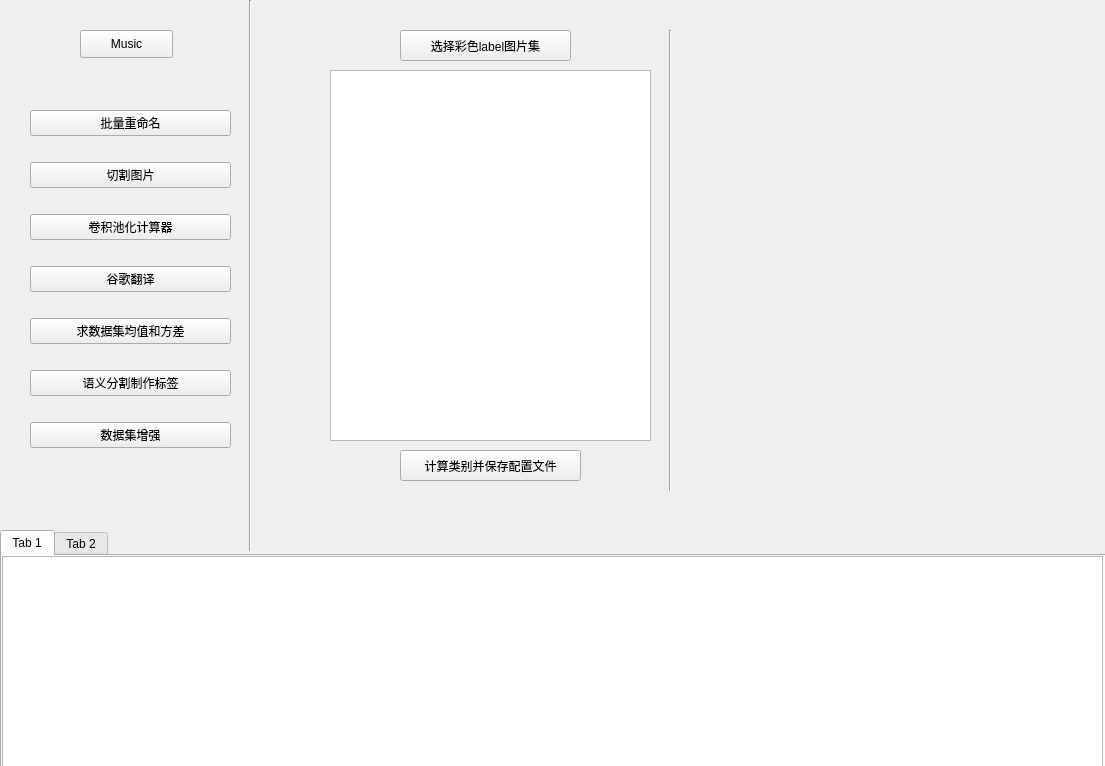
<?xml version="1.0" encoding="UTF-8"?>
<ui version="4.0">
 <class>Form</class>
 <widget class="QWidget" name="Form">
  <property name="geometry">
   <rect>
    <x>0</x>
    <y>0</y>
    <width>1105</width>
    <height>766</height>
   </rect>
  </property>
  <property name="windowTitle">
   <string>Form</string>
  </property>
  <property name="styleSheet">
   <string notr="true"/>
  </property>
  <widget class="Line" name="line">
   <property name="geometry">
    <rect>
     <x>240</x>
     <y>0</y>
     <width>20</width>
     <height>551</height>
    </rect>
   </property>
   <property name="orientation">
    <enum>Qt::Vertical</enum>
   </property>
  </widget>
  <widget class="QStackedWidget" name="stackedWidget">
   <property name="geometry">
    <rect>
     <x>310</x>
     <y>20</y>
     <width>731</width>
     <height>471</height>
    </rect>
   </property>
   <property name="currentIndex">
    <number>4</number>
   </property>
   <widget class="QWidget" name="page">
    <widget class="QPushButton" name="Rename_choice">
     <property name="geometry">
      <rect>
       <x>90</x>
       <y>80</y>
       <width>191</width>
       <height>41</height>
      </rect>
     </property>
     <property name="text">
      <string>选择需要重命名的文件夹</string>
     </property>
    </widget>
    <widget class="QRadioButton" name="replace_radioButton">
     <property name="geometry">
      <rect>
       <x>120</x>
       <y>200</y>
       <width>121</width>
       <height>19</height>
      </rect>
     </property>
     <property name="text">
      <string>替换原有文件</string>
     </property>
    </widget>
    <widget class="QRadioButton" name="renew_radioButton">
     <property name="geometry">
      <rect>
       <x>120</x>
       <y>240</y>
       <width>141</width>
       <height>19</height>
      </rect>
     </property>
     <property name="text">
      <string>保存到新的路径</string>
     </property>
    </widget>
    <widget class="QPushButton" name="Rename_start">
     <property name="geometry">
      <rect>
       <x>460</x>
       <y>80</y>
       <width>191</width>
       <height>41</height>
      </rect>
     </property>
     <property name="text">
      <string>开始替换</string>
     </property>
    </widget>
    <widget class="QLineEdit" name="Rename_lineEdit">
     <property name="geometry">
      <rect>
       <x>400</x>
       <y>200</y>
       <width>241</width>
       <height>21</height>
      </rect>
     </property>
    </widget>
    <widget class="QLabel" name="Rename_label_4">
     <property name="geometry">
      <rect>
       <x>320</x>
       <y>200</y>
       <width>72</width>
       <height>15</height>
      </rect>
     </property>
     <property name="text">
      <string>新名字头：</string>
     </property>
    </widget>
    <widget class="QLineEdit" name="Rename_lineEdit_2">
     <property name="geometry">
      <rect>
       <x>400</x>
       <y>240</y>
       <width>241</width>
       <height>21</height>
      </rect>
     </property>
    </widget>
    <widget class="QLabel" name="Rename_label_5">
     <property name="geometry">
      <rect>
       <x>320</x>
       <y>240</y>
       <width>72</width>
       <height>15</height>
      </rect>
     </property>
     <property name="text">
      <string>新后缀名：</string>
     </property>
    </widget>
    <widget class="QLabel" name="label_4">
     <property name="geometry">
      <rect>
       <x>320</x>
       <y>280</y>
       <width>201</width>
       <height>21</height>
      </rect>
     </property>
     <property name="text">
      <string>默认格式： xxx_000001.xxx</string>
     </property>
    </widget>
   </widget>
   <widget class="QWidget" name="page_2">
    <widget class="QPushButton" name="Cut_work">
     <property name="geometry">
      <rect>
       <x>100</x>
       <y>285</y>
       <width>151</width>
       <height>41</height>
      </rect>
     </property>
     <property name="text">
      <string>开始切割</string>
     </property>
    </widget>
    <widget class="QLabel" name="label">
     <property name="geometry">
      <rect>
       <x>70</x>
       <y>100</y>
       <width>81</width>
       <height>31</height>
      </rect>
     </property>
     <property name="text">
      <string>切割宽度：</string>
     </property>
    </widget>
    <widget class="QLineEdit" name="Cut_w">
     <property name="geometry">
      <rect>
       <x>160</x>
       <y>100</y>
       <width>101</width>
       <height>31</height>
      </rect>
     </property>
    </widget>
    <widget class="QLabel" name="label_3">
     <property name="geometry">
      <rect>
       <x>400</x>
       <y>45</y>
       <width>211</width>
       <height>21</height>
      </rect>
     </property>
     <property name="text">
      <string>         待切割图片</string>
     </property>
    </widget>
    <widget class="QLineEdit" name="Cut_h">
     <property name="geometry">
      <rect>
       <x>160</x>
       <y>180</y>
       <width>101</width>
       <height>31</height>
      </rect>
     </property>
    </widget>
    <widget class="QPushButton" name="Cut_choice">
     <property name="geometry">
      <rect>
       <x>90</x>
       <y>40</y>
       <width>171</width>
       <height>41</height>
      </rect>
     </property>
     <property name="text">
      <string>选择待处理的图片</string>
     </property>
    </widget>
    <widget class="QLabel" name="label_2">
     <property name="geometry">
      <rect>
       <x>70</x>
       <y>180</y>
       <width>81</width>
       <height>31</height>
      </rect>
     </property>
     <property name="text">
      <string>切割高度：</string>
     </property>
    </widget>
    <widget class="QTextEdit" name="Cut_textEdit">
     <property name="geometry">
      <rect>
       <x>320</x>
       <y>80</y>
       <width>371</width>
       <height>251</height>
      </rect>
     </property>
    </widget>
    <widget class="QProgressBar" name="Cut_progressBar">
     <property name="geometry">
      <rect>
       <x>90</x>
       <y>345</y>
       <width>201</width>
       <height>31</height>
      </rect>
     </property>
     <property name="value">
      <number>24</number>
     </property>
    </widget>
    <widget class="QLabel" name="label_18">
     <property name="geometry">
      <rect>
       <x>70</x>
       <y>140</y>
       <width>71</width>
       <height>31</height>
      </rect>
     </property>
     <property name="text">
      <string>行图片数：</string>
     </property>
    </widget>
    <widget class="QLineEdit" name="Cut_w_num">
     <property name="geometry">
      <rect>
       <x>160</x>
       <y>140</y>
       <width>101</width>
       <height>31</height>
      </rect>
     </property>
    </widget>
    <widget class="QLabel" name="label_19">
     <property name="geometry">
      <rect>
       <x>70</x>
       <y>220</y>
       <width>71</width>
       <height>31</height>
      </rect>
     </property>
     <property name="text">
      <string>列图片数：</string>
     </property>
    </widget>
    <widget class="QLineEdit" name="Cut_h_num">
     <property name="geometry">
      <rect>
       <x>160</x>
       <y>220</y>
       <width>101</width>
       <height>31</height>
      </rect>
     </property>
    </widget>
   </widget>
   <widget class="QWidget" name="page_3">
    <widget class="QRadioButton" name="conv_radioButton">
     <property name="geometry">
      <rect>
       <x>60</x>
       <y>390</y>
       <width>103</width>
       <height>19</height>
      </rect>
     </property>
     <property name="text">
      <string>卷积计算</string>
     </property>
    </widget>
    <widget class="QRadioButton" name="pool_radioButton">
     <property name="geometry">
      <rect>
       <x>200</x>
       <y>390</y>
       <width>101</width>
       <height>19</height>
      </rect>
     </property>
     <property name="text">
      <string>池化计算</string>
     </property>
    </widget>
    <widget class="QPushButton" name="conv_pool_calc_pushButton">
     <property name="geometry">
      <rect>
       <x>470</x>
       <y>60</y>
       <width>151</width>
       <height>41</height>
      </rect>
     </property>
     <property name="text">
      <string>计算</string>
     </property>
    </widget>
    <widget class="QPlainTextEdit" name="conv_help_plainTextEdit">
     <property name="geometry">
      <rect>
       <x>390</x>
       <y>130</y>
       <width>311</width>
       <height>81</height>
      </rect>
     </property>
     <property name="plainText">
      <string>帮助文档
1.如果不是空洞卷积计算，dialition填1
2.如果是池化计算，dialition填1
</string>
     </property>
    </widget>
    <widget class="QPlainTextEdit" name="conv_show_plainTextEdit">
     <property name="geometry">
      <rect>
       <x>390</x>
       <y>240</y>
       <width>311</width>
       <height>131</height>
      </rect>
     </property>
    </widget>
    <widget class="QWidget" name="layoutWidget">
     <property name="geometry">
      <rect>
       <x>60</x>
       <y>60</y>
       <width>281</width>
       <height>311</height>
      </rect>
     </property>
     <layout class="QHBoxLayout" name="horizontalLayout">
      <item>
       <layout class="QVBoxLayout" name="verticalLayout_2">
        <item>
         <widget class="QLabel" name="label_6">
          <property name="text">
           <string>输入大小：</string>
          </property>
         </widget>
        </item>
        <item>
         <widget class="QLabel" name="label_8">
          <property name="text">
           <string>kernel_size：</string>
          </property>
         </widget>
        </item>
        <item>
         <widget class="QLabel" name="label_7">
          <property name="text">
           <string>padding：</string>
          </property>
         </widget>
        </item>
        <item>
         <widget class="QLabel" name="label_9">
          <property name="text">
           <string>stride：</string>
          </property>
         </widget>
        </item>
        <item>
         <widget class="QLabel" name="label_10">
          <property name="text">
           <string>dialition:</string>
          </property>
         </widget>
        </item>
       </layout>
      </item>
      <item>
       <layout class="QVBoxLayout" name="verticalLayout_3">
        <item>
         <widget class="QLineEdit" name="feature_size_LineEdit"/>
        </item>
        <item>
         <widget class="QLineEdit" name="kernel_LineEdit"/>
        </item>
        <item>
         <widget class="QLineEdit" name="padding_LineEdit"/>
        </item>
        <item>
         <widget class="QLineEdit" name="stride_LineEdit"/>
        </item>
        <item>
         <widget class="QLineEdit" name="dialition_LineEdit"/>
        </item>
       </layout>
      </item>
     </layout>
    </widget>
   </widget>
   <widget class="QWidget" name="page_4">
    <widget class="QPushButton" name="mean_openfile_pushButton">
     <property name="geometry">
      <rect>
       <x>80</x>
       <y>70</y>
       <width>191</width>
       <height>41</height>
      </rect>
     </property>
     <property name="text">
      <string>打开数据集所在的文件夹</string>
     </property>
    </widget>
    <widget class="QPlainTextEdit" name="mean_std_plainTextEdit">
     <property name="geometry">
      <rect>
       <x>40</x>
       <y>120</y>
       <width>271</width>
       <height>291</height>
      </rect>
     </property>
    </widget>
    <widget class="QPushButton" name="mean_std_calc_pushButton">
     <property name="geometry">
      <rect>
       <x>470</x>
       <y>70</y>
       <width>151</width>
       <height>41</height>
      </rect>
     </property>
     <property name="text">
      <string>计算均值和方差</string>
     </property>
    </widget>
    <widget class="QWidget" name="layoutWidget">
     <property name="geometry">
      <rect>
       <x>410</x>
       <y>120</y>
       <width>261</width>
       <height>291</height>
      </rect>
     </property>
     <layout class="QVBoxLayout" name="verticalLayout_4">
      <item>
       <layout class="QHBoxLayout" name="horizontalLayout_2">
        <item>
         <widget class="QLabel" name="label_5">
          <property name="font">
           <font>
            <family>Adobe 黑体 Std R</family>
            <pointsize>10</pointsize>
           </font>
          </property>
          <property name="text">
           <string>Mean_R:</string>
          </property>
         </widget>
        </item>
        <item>
         <widget class="QLineEdit" name="Mean_R_lineEdit"/>
        </item>
       </layout>
      </item>
      <item>
       <layout class="QHBoxLayout" name="horizontalLayout_3">
        <item>
         <widget class="QLabel" name="label_11">
          <property name="font">
           <font>
            <family>Adobe 黑体 Std R</family>
            <pointsize>10</pointsize>
           </font>
          </property>
          <property name="text">
           <string>Mean_G:</string>
          </property>
         </widget>
        </item>
        <item>
         <widget class="QLineEdit" name="Mean_G_lineEdit"/>
        </item>
       </layout>
      </item>
      <item>
       <layout class="QHBoxLayout" name="horizontalLayout_4">
        <item>
         <widget class="QLabel" name="label_12">
          <property name="font">
           <font>
            <family>Adobe 黑体 Std R</family>
            <pointsize>10</pointsize>
           </font>
          </property>
          <property name="text">
           <string>Mean_B:</string>
          </property>
         </widget>
        </item>
        <item>
         <widget class="QLineEdit" name="Mean_B_lineEdit"/>
        </item>
       </layout>
      </item>
      <item>
       <layout class="QHBoxLayout" name="horizontalLayout_5">
        <item>
         <widget class="QLabel" name="label_13">
          <property name="font">
           <font>
            <family>Adobe 黑体 Std R</family>
            <pointsize>10</pointsize>
           </font>
          </property>
          <property name="text">
           <string>Std_R:</string>
          </property>
         </widget>
        </item>
        <item>
         <widget class="QLineEdit" name="Std_R_lineEdit"/>
        </item>
       </layout>
      </item>
      <item>
       <layout class="QHBoxLayout" name="horizontalLayout_6">
        <item>
         <widget class="QLabel" name="label_14">
          <property name="font">
           <font>
            <family>Adobe 黑体 Std R</family>
            <pointsize>10</pointsize>
           </font>
          </property>
          <property name="text">
           <string>Std_G:</string>
          </property>
         </widget>
        </item>
        <item>
         <widget class="QLineEdit" name="Std_G_lineEdit"/>
        </item>
       </layout>
      </item>
      <item>
       <layout class="QHBoxLayout" name="horizontalLayout_7">
        <item>
         <widget class="QLabel" name="label_15">
          <property name="font">
           <font>
            <family>Adobe 黑体 Std R</family>
            <pointsize>10</pointsize>
           </font>
          </property>
          <property name="text">
           <string>Std_B:</string>
          </property>
         </widget>
        </item>
        <item>
         <widget class="QLineEdit" name="Std_B_lineEdit"/>
        </item>
       </layout>
      </item>
     </layout>
    </widget>
    <widget class="QProgressBar" name="Mean_progressBar">
     <property name="geometry">
      <rect>
       <x>40</x>
       <y>430</y>
       <width>641</width>
       <height>23</height>
      </rect>
     </property>
     <property name="value">
      <number>0</number>
     </property>
    </widget>
   </widget>
   <widget class="QWidget" name="page_5">
    <widget class="QPushButton" name="choose_RGB_label_pushButton">
     <property name="geometry">
      <rect>
       <x>90</x>
       <y>10</y>
       <width>171</width>
       <height>31</height>
      </rect>
     </property>
     <property name="text">
      <string>选择彩色label图片集</string>
     </property>
    </widget>
    <widget class="Line" name="line_2">
     <property name="geometry">
      <rect>
       <x>340</x>
       <y>10</y>
       <width>41</width>
       <height>461</height>
      </rect>
     </property>
     <property name="orientation">
      <enum>Qt::Vertical</enum>
     </property>
    </widget>
    <widget class="QTextEdit" name="RGB_label_path_textEdit">
     <property name="geometry">
      <rect>
       <x>20</x>
       <y>50</y>
       <width>321</width>
       <height>371</height>
      </rect>
     </property>
    </widget>
    <widget class="QPushButton" name="cal_class_and_save_config">
     <property name="geometry">
      <rect>
       <x>90</x>
       <y>430</y>
       <width>181</width>
       <height>31</height>
      </rect>
     </property>
     <property name="text">
      <string>计算类别并保存配置文件</string>
     </property>
    </widget>
   </widget>
   <widget class="QWidget" name="page_6">
    <widget class="QGraphicsView" name="graphicsView_ori_image">
     <property name="geometry">
      <rect>
       <x>10</x>
       <y>30</y>
       <width>256</width>
       <height>192</height>
      </rect>
     </property>
    </widget>
    <widget class="QLabel" name="label_16">
     <property name="geometry">
      <rect>
       <x>100</x>
       <y>10</y>
       <width>61</width>
       <height>16</height>
      </rect>
     </property>
     <property name="text">
      <string>原始图片</string>
     </property>
    </widget>
    <widget class="QGraphicsView" name="graphicsView_tran_image">
     <property name="geometry">
      <rect>
       <x>300</x>
       <y>30</y>
       <width>256</width>
       <height>192</height>
      </rect>
     </property>
    </widget>
    <widget class="QLabel" name="label_17">
     <property name="geometry">
      <rect>
       <x>390</x>
       <y>10</y>
       <width>81</width>
       <height>16</height>
      </rect>
     </property>
     <property name="text">
      <string>转换后图片</string>
     </property>
    </widget>
    <widget class="QPushButton" name="data_aug_openButton">
     <property name="geometry">
      <rect>
       <x>20</x>
       <y>240</y>
       <width>91</width>
       <height>28</height>
      </rect>
     </property>
     <property name="text">
      <string>打开图片</string>
     </property>
    </widget>
    <widget class="QListWidget" name="data_aug_transpose_listWidget">
     <property name="geometry">
      <rect>
       <x>570</x>
       <y>30</y>
       <width>151</width>
       <height>441</height>
      </rect>
     </property>
    </widget>
    <widget class="QPushButton" name="data_aug_startButton">
     <property name="geometry">
      <rect>
       <x>450</x>
       <y>240</y>
       <width>91</width>
       <height>28</height>
      </rect>
     </property>
     <property name="text">
      <string>图像增强</string>
     </property>
    </widget>
    <widget class="QPlainTextEdit" name="data_aug_showpath_plainTextEdit">
     <property name="geometry">
      <rect>
       <x>10</x>
       <y>280</y>
       <width>541</width>
       <height>191</height>
      </rect>
     </property>
    </widget>
    <widget class="QPushButton" name="data_aug_add_tran_Button">
     <property name="geometry">
      <rect>
       <x>600</x>
       <y>0</y>
       <width>93</width>
       <height>28</height>
      </rect>
     </property>
     <property name="text">
      <string>添加操作</string>
     </property>
    </widget>
   </widget>
  </widget>
  <widget class="QWidget" name="layoutWidget">
   <property name="geometry">
    <rect>
     <x>30</x>
     <y>90</y>
     <width>201</width>
     <height>381</height>
    </rect>
   </property>
   <layout class="QVBoxLayout" name="verticalLayout">
    <item>
     <widget class="QPushButton" name="rename">
      <property name="text">
       <string>批量重命名</string>
      </property>
     </widget>
    </item>
    <item>
     <widget class="QPushButton" name="cut_pic">
      <property name="text">
       <string>切割图片</string>
      </property>
     </widget>
    </item>
    <item>
     <widget class="QPushButton" name="conv_pool_calc">
      <property name="text">
       <string>卷积池化计算器</string>
      </property>
     </widget>
    </item>
    <item>
     <widget class="QPushButton" name="google_transform">
      <property name="text">
       <string>谷歌翻译</string>
      </property>
     </widget>
    </item>
    <item>
     <widget class="QPushButton" name="mean_std_calc">
      <property name="text">
       <string>求数据集均值和方差</string>
      </property>
     </widget>
    </item>
    <item>
     <widget class="QPushButton" name="segmentation_label_operation">
      <property name="text">
       <string>语义分割制作标签</string>
      </property>
     </widget>
    </item>
    <item>
     <widget class="QPushButton" name="data_augmentation">
      <property name="text">
       <string>数据集增强</string>
      </property>
     </widget>
    </item>
   </layout>
  </widget>
  <widget class="QTabWidget" name="tabWidget">
   <property name="geometry">
    <rect>
     <x>0</x>
     <y>530</y>
     <width>1111</width>
     <height>241</height>
    </rect>
   </property>
   <property name="currentIndex">
    <number>0</number>
   </property>
   <widget class="QWidget" name="tab">
    <attribute name="title">
     <string>Tab 1</string>
    </attribute>
    <widget class="QTextBrowser" name="console_textBrowser">
     <property name="geometry">
      <rect>
       <x>0</x>
       <y>0</y>
       <width>1101</width>
       <height>211</height>
      </rect>
     </property>
    </widget>
   </widget>
   <widget class="QWidget" name="tab_2">
    <attribute name="title">
     <string>Tab 2</string>
    </attribute>
   </widget>
  </widget>
  <widget class="QPushButton" name="Music_pushButton">
   <property name="geometry">
    <rect>
     <x>80</x>
     <y>30</y>
     <width>93</width>
     <height>28</height>
    </rect>
   </property>
   <property name="text">
    <string>Music</string>
   </property>
  </widget>
 </widget>
 <resources/>
 <connections/>
</ui>
